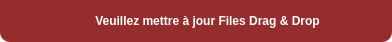
<?xml version="1.0" encoding="UTF-8"?>
<ui version="4.0">
 <class>OverlayMessageDisplay</class>
 <widget class="QWidget" name="OverlayMessageDisplay">
  <property name="geometry">
   <rect>
    <x>0</x>
    <y>0</y>
    <width>392</width>
    <height>42</height>
   </rect>
  </property>
  <property name="windowTitle">
   <string>Form</string>
  </property>
  <property name="styleSheet">
   <string notr="true">background: transparent;
opacity: 0.6;</string>
  </property>
  <layout class="QHBoxLayout" name="horizontalLayout">
   <property name="spacing">
    <number>0</number>
   </property>
   <property name="leftMargin">
    <number>0</number>
   </property>
   <property name="topMargin">
    <number>0</number>
   </property>
   <property name="rightMargin">
    <number>0</number>
   </property>
   <property name="bottomMargin">
    <number>0</number>
   </property>
   <item>
    <widget class="QWidget" name="widget" native="true">
     <property name="styleSheet">
      <string notr="true">QWidget#widget
{
	background: transparent;
	border-bottom-left-radius: 10px;
border-bottom-right-radius: 10px;
	background-color: rgba(128, 0, 0, 210);
}</string>
     </property>
     <layout class="QHBoxLayout" name="horizontalLayout_2">
      <item>
       <spacer name="horizontalSpacer">
        <property name="orientation">
         <enum>Qt::Horizontal</enum>
        </property>
        <property name="sizeHint" stdset="0">
         <size>
          <width>40</width>
          <height>20</height>
         </size>
        </property>
       </spacer>
      </item>
      <item>
       <widget class="QLabel" name="icon">
        <property name="text">
         <string/>
        </property>
        <property name="pixmap">
         <pixmap resource="../../resources.qrc">:/images/exclamation.png</pixmap>
        </property>
        <property name="scaledContents">
         <bool>false</bool>
        </property>
       </widget>
      </item>
      <item>
       <spacer name="horizontalSpacer_3">
        <property name="orientation">
         <enum>Qt::Horizontal</enum>
        </property>
        <property name="sizeType">
         <enum>QSizePolicy::Fixed</enum>
        </property>
        <property name="sizeHint" stdset="0">
         <size>
          <width>10</width>
          <height>20</height>
         </size>
        </property>
       </spacer>
      </item>
      <item>
       <widget class="QLabel" name="message">
        <property name="styleSheet">
         <string notr="true">color: white;
font-weight: bold;</string>
        </property>
        <property name="text">
         <string>Veuillez mettre à jour Files Drag &amp; Drop</string>
        </property>
        <property name="scaledContents">
         <bool>false</bool>
        </property>
        <property name="alignment">
         <set>Qt::AlignCenter</set>
        </property>
        <property name="wordWrap">
         <bool>false</bool>
        </property>
       </widget>
      </item>
      <item>
       <spacer name="horizontalSpacer_2">
        <property name="orientation">
         <enum>Qt::Horizontal</enum>
        </property>
        <property name="sizeType">
         <enum>QSizePolicy::Expanding</enum>
        </property>
        <property name="sizeHint" stdset="0">
         <size>
          <width>40</width>
          <height>20</height>
         </size>
        </property>
       </spacer>
      </item>
     </layout>
    </widget>
   </item>
  </layout>
 </widget>
 <resources>
  <include location="../../resources.qrc"/>
 </resources>
 <connections/>
</ui>
